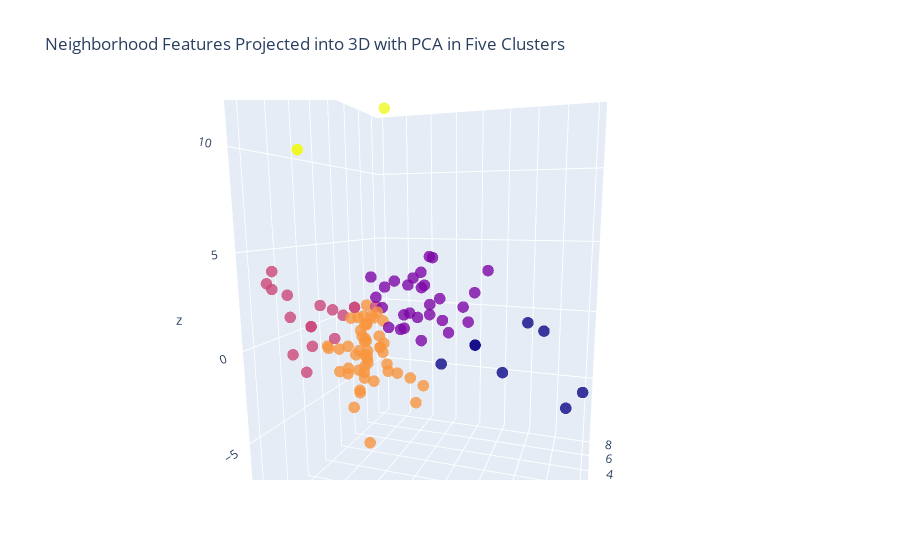

The code cell stored with this chart in its notebook:
### Markdown cell above
<a id='3.4'></a>
### 3.4 Observe the Clusters
We can plot our data with reduced dimensionality again, this time with the results of our clustering respented in color.

### Code cell
fig = go.Figure()
fig.add_trace(go.Scatter3d(x=pca_df[0],y=pca_df[1],z=pca_df[2],
                            marker_color=kmeans.labels_,
                           customdata=kmeans.labels_,
                            text=pca_df['Neighborhood'],
                           hovertemplate='<br>Cluster %{customdata} <br>%{text}',
                            mode='markers',
                            opacity=0.8,
                            marker_size=4))
fig.update_layout(title='Neighborhood Features Projected into 3D with PCA in Five Clusters')

fig.show()

### Figure 1 — Plotly figure (JSON) as saved in the notebook; plotly's stock layout.template omitted (floating-point values rounded to 4 significant figures)
{"data": [{"customdata": [2, 3, 3, 1, 3, 1, 3, 3, 1, 3, 2, 2, 3, 1, 3, 3, 1, 2, 3, 3, 1, 0, 3, 2, 1, 3, 3, 0, 3, 1, 2, 3, 3, 2, 3, 2, 1, 3, 1, 1, 3, 3, 1, 3, 3, 3, 2, 3, 1, 1, 3, 1, 1, 3, 3, 3, 2, 1, 3, 3, 3, 1, 4, 2, 0, 1, 3, 3, 2, 2, 1, 0, 2, 3, 1, 3, 1, 3, 3, 1, 3, 3, 3, 3, 3, 0, 3, 3, 4, 4, 0, 1, 3, 0, 3, 2, 3, 0, 2, 3, 3, 2, 1, 1, 1, 1], "hovertemplate": "<br>Cluster %{customdata} <br>%{text}", "marker": {"color": [2, 3, 3, 1, 3, 1, 3, 3, 1, 3, 2, 2, 3, 1, 3, 3, 1, 2, 3, 3, 1, 0, 3, 2, 1, 3, 3, 0, 3, 1, 2, 3, 3, 2, 3, 2, 1, 3, 1, 1, 3, 3, 1, 3, 3, 3, 2, 3, 1, 1, 3, 1, 1, 3, 3, 3, 2, 1, 3, 3, 3, 1, 4, 2, 0, 1, 3, 3, 2, 2, 1, 0, 2, 3, 1, 3, 1, 3, 3, 1, 3, 3, 3, 3, 3, 0, 3, 3, 4, 4, 0, 1, 3, 0, 3, 2, 3, 0, 2, 3, 3, 2, 1, 1, 1, 1], "size": 4}, "mode": "markers", "opacity": 0.8, "text": ["Adams Morgan, Washington, DC", "Aragona Village, Virginia Beach, VA", "Arts District, Richmond, VA", "Bayside, Virginia Beach, VA", "Bellevue, Richmond, VA", "Brier Creek, Raleigh, NC", "Bromo Arts District, Baltimore, MD", "Brooklyn, Charlotte, NC", "Cameron Village, Raleigh, NC", "Canton, Baltimore, MD", "Capitol District, Raleigh, NC", "Capitol Heights, Raleigh, NC", "Capitol Hill, Washington, DC", "Carytown, Richmond, VA", "Cathedral Hill, Baltimore, MD", "Charles Center, Baltimore, MD", "Cherry, Charlotte, NC", "Chinatown, Washington, DC", "Church Hill, Richmond, VA", "City Center, Richmond, VA", "Cottage Road Park, Norfolk, VA", "Crabtree Valley, Raleigh, NC", "Croatan Beach, Virginia Beach, VA", "Depot District, Raleigh, NC", "Dilworth, Charlotte, NC", "Downtown, Baltimore, MD", "Downtown, Washington, DC", "Downtown Norfolk, Norfolk, VA", "Dupont Circle, Washington, DC", "Elizabeth, Charlotte, NC", "Fayetteville Street, Raleigh, NC", "Federal Hill, Baltimore, MD", "Federal Triangle, Washington, DC", "Fells Point, Baltimore, MD", "Four by Four, Baltimore, MD", "Freemason District, Norfolk, VA", "Georgetown, Washington, DC", "Glenwood South, Raleigh, NC", "Glenwood-Brooklyn, Raleigh, NC", "Green Run, Virginia Beach, VA", "Harbor East, Baltimore, MD", "Hi-Mount, Raleigh, NC", "Highland Park, Norfolk, VA", "Hilton, Baltimore, MD", "Inner Harbor, Baltimore, MD", "Ivy City, Washington, DC", "Jackson Ward, Richmond, VA", "Kalorama, Washington, DC", "Kempsville, Virginia Beach, VA", "Leesville, Raleigh, NC", "Little Italy, Baltimore, MD", "London Bridge, Virginia Beach, VA", "Lynnhaven, Virginia Beach, VA", "Madison Park, Charlotte, Charlotte, NC", "Maiden Lane, Raleigh, NC", "Midtown-Belvedere, Baltimore, MD", "Moore Square, Raleigh, NC", "Mount Vernon, Baltimore, MD", "Mount Vernon Square, Washington, DC", "Mount Vernon Triangle, Washington, DC", "Navy Yard, Washington, DC", "Newtown, Virginia Beach, VA", "Newtowne West, Richmond, VA", "NoDa, Charlotte, NC", "North Hills, Raleigh, NC", "North Ridge Country Club, Raleigh, NC", "Observatory Circle, Washington, DC", "Ocean Park, Virginia Beach, VA", "Old Goucher, Baltimore, MD", "Old North Charlotte, Charlotte, NC", "Olde Raleigh, Raleigh, NC", "Pembroke Manor, Virginia Beach, VA", "Penn Quarter, Washington, DC", "Preston Gardens, Baltimore, MD", "Red Mill Commons, Virginia Beach, VA", "Remington, Baltimore, MD", "Riverview, Norfolk, VA", "Rose Hill, Charlottesville, VA", "Scott's Addition, Richmond, VA", "Sedgefield, Charlotte, NC", "Sheridan Kalorama, Washington, DC", "Shockoe Bottom, Richmond, VA", "Shockoe Slip, Richmond, VA", "South Balto.Imp.Comm./West Federal Hill, Baltimore, MD", "South End, Charlotte, NC", "SouthPark, Charlotte, NC", "Southwest Federal Center, Washington, DC", "Starr Hill, Charlottesville, VA", "Station North, Baltimore, MD", "Station North Arts and Entertainment District, Baltimore, MD", "Stoney Point, Richmond, VA", "Thalia, Virginia Beach, VA", "Three Corners, Richmond, VA", "Tidewater Park, Norfolk, VA", "Tobacco Row, Richmond, VA", "U Street Corridor, Washington, DC", "Uptown Charlotte, Charlotte, NC", "Wards Corner Business District, Norfolk, VA", "Warehouse District, Raleigh, NC", "West End, Washington, DC", "West Freemason, Norfolk, VA", "West Raleigh Historic District, Raleigh, NC", "Westhampton, Richmond, VA", "Wilder's Grove, Raleigh, NC", "Willow Lawn, Richmond, VA", "Wyman Park, Baltimore, MD"], "type": "scatter3d", "x": [-1.404, -0.8882, -2.728, 1.387, -1.269, 5.057, -1.981, -0.6035, 3.374, -1.132, -3.836, -4.002, -1.347, 2.776, -1.396, -1.297, 1.587, -2.821, -1.869, -2.902, 4.893, 11.27, -2.131, -1.435, -0.8462, -2.417, -1.19, 6.957, 0.531, -1.104, -3.74, -1.85, -1.727, -2.306, 2.934, 1.797, -1.369, -1.046, -0.06909, -0.4832, 2.209, -1.096, -1.376, -2.075, 3.301, -0.148, -2.888, 0.1312, -0.7678, 1.047, 1.554, 0.6204, 0.9446, -0.4233, -1.422, -1.784, -3.682, -1.087, -1.082, -2.053, -0.2432, -0.1979, -1.124, -2.392, 4.389, 2.773, -0.8218, -1.434, -3.381, -2.392, 1.383, 8.75, -2.285, -2.499, 4.659, -1.779, -0.4337, -1.805, -2.424, -0.436, 0.1312, -1.893, -1.645, -1.742, -0.7027, 7.973, -1.772, -2.192, -1.775, -1.775, 11.97, 4.905, -1.228, 10.39, -1.876, -2.421, -0.785, 6.957, -1.435, -0.9878, -2.524, -3.343, 1.971, 0.4407, 3.297, 0.4581], "y": [-2.264, 1.807, -1.852, 5.143, 1.208, 1.296, -0.4065, -1.429, 2.622, -0.3473, -5.165, -5.344, 0.2793, 0.7681, 0.5549, 0.2469, 1.714, -3.97, 0.2902, -1.674, 7.187, -4.158, 1.846, -0.8837, 2.056, 2.111, -1.036, -4.316, -0.6809, 0.6886, -3.922, 1.358, -0.04423, -1.811, -0.8521, -4.435, 2.703, -0.9242, 8.455, 5.109, -1.08, 1.409, 3.653, -0.2465, -2.924, 0.1894, -3.225, -0.754, 3.421, 3.838, -1.451, 3.396, 5.67, 0.2788, -1.811, 0.8204, -5.277, 1.257, -0.5732, -0.8697, -0.9567, 4.661, 3.174, -3.964, -1.835, 2.643, 1.71, 3.534, -1.549, -3.964, 3.515, 0.6724, -5.776, 2.172, 1.555, 1.878, 3.568, 1.262, 1.228, 4.207, -0.754, -0.1117, 0.8827, 0.4886, -0.8014, -2.59, 0.8056, -1.54, -5.249, -5.249, -3.315, 3.383, 0.2023, -6.321, 1.145, -1.727, -2.929, -4.316, -0.8837, -1.333, -1.036, -4.583, 1.36, 5.321, 1.627, 2.139], "z": [1.145, -0.04919, -1.057, 3.9, 0.2493, 0.4083, 0.5378, -2.824, -0.7144, -1.762, 2.972, 3.29, -1.047, 1.455, 1.216, -2.177, 0.372, -1.851, -1.73, -0.9747, 2.884, -2.013, -8.856, 1.341, 2.172, -1.454, -2.517, 0.6715, -2.074, 2.996, 1.217, -2.868, -4.248, -0.4207, -3.102, 2.26, 0.6496, -0.04101, 3.655, 1.883, -2.625, 0.6063, -0.9612, -5.371, -3.265, -1.649, -0.5659, -1.037, 2.386, 1.958, -2.276, 2.658, -0.308, -0.6458, -0.822, 0.4158, 3.936, 1.61, -2.815, -2.901, -3.149, -0.05883, 13.57, 0.7983, -1.314, 1.497, -1.537, -4.139, 1.464, 0.7983, 2.184, 0.7735, -0.2506, -1.665, 1.267, 0.2293, -1.015, -0.127, 0.2029, -1.08, -1.037, -1.89, -2.18, -0.8135, 0.3178, -1.171, -2.928, -1.139, 9.947, 9.947, -1.483, 1.877, -1.663, 2.118, -0.2343, 1.297, -1.74, 0.6715, 1.341, -3.83, -2.754, 2.594, -1.025, 2.813, 0.3139, 0.3779]}], "layout": {"autosize": true, "scene": {"aspectmode": "auto", "aspectratio": {"x": 0.9166, "y": 0.8478, "z": 1.287}, "camera": {"center": {"x": 0, "y": 0, "z": 0}, "eye": {"x": 0.4485, "y": -1.404, "z": 0.2397}, "projection": {"type": "perspective"}, "up": {"x": 0.004042, "y": 0.009229, "z": 0.9999}}}, "title": {"text": "Neighborhood Features Projected into 3D with PCA in Five Clusters"}}}
